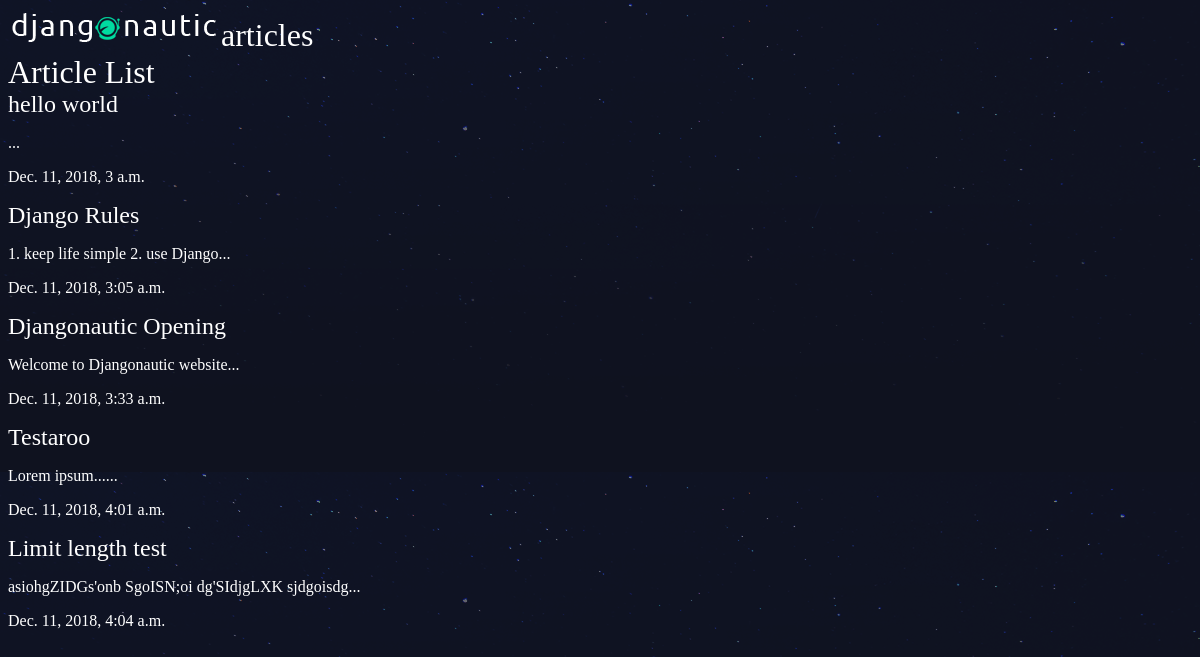
/articles/, run on an earlier commit of the app's database.
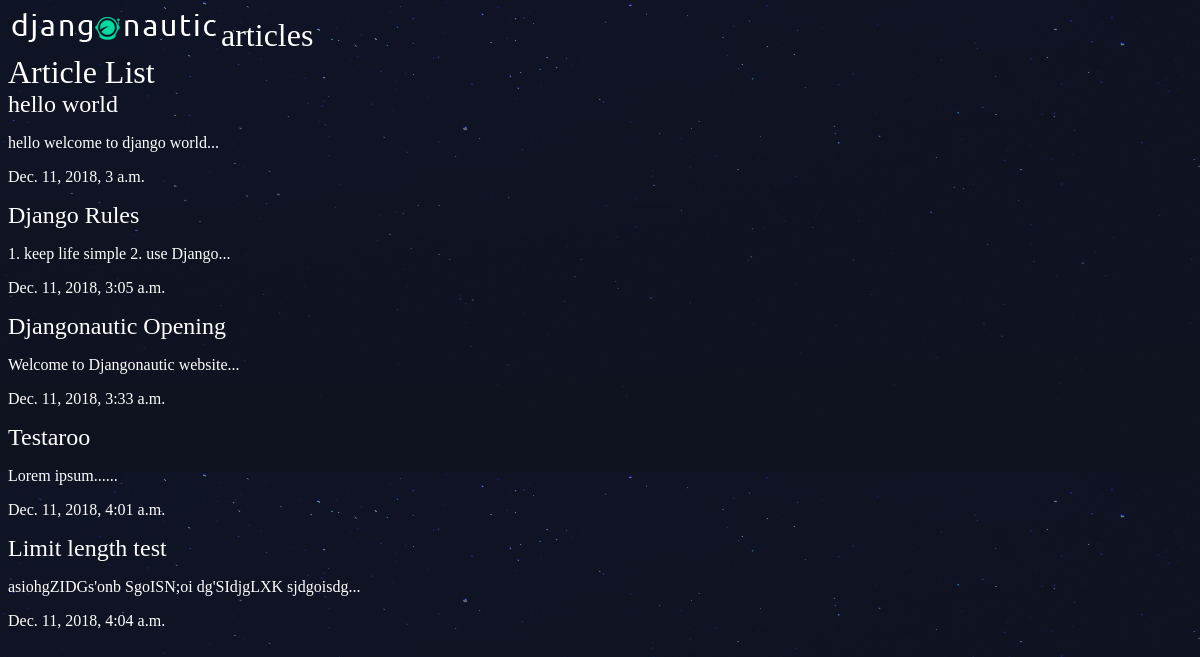
And on a later commit of the database.
### articles/models.py (models this page shows, shortened)
class Article(models.Model):
  title = models.CharField(max_length=100)
  slug = models.SlugField()
  body = models.TextField()
  date = models.DateTimeField(auto_now_add=True)
  thumb = models.ImageField(default='default.png', blank=True)
  def snippet(self):
    return self.body[:50] + '...'

### articles/views.py (the view)
# urls.py: path('', views.article_list, name="list"),
def article_list(request):
  articles = Article.objects.all().order_by('date')
  return render(request, 'articles/article_list.html', {'articles': articles})

### articles/templates/articles/article_list.html
{% extends 'base_layout.html' %}
{% block content %}
  <h1>Article List</h1>
  <div class="articles">
    {% for article in articles %}
      <div class="article">
        <h2><a href="{% url 'articles:detail' slug=article.slug %}">{{article.title}}</a></h2>
        <p>{{article.snippet}}</p>
        <p>{{article.date}}</p>
      </div>
    {% endfor %}
  </div>
{% endblock %}

What changed in the data, as far as the page shows it:
changed Article "hello world": snippet "..." → "hello welcome to django world..."
